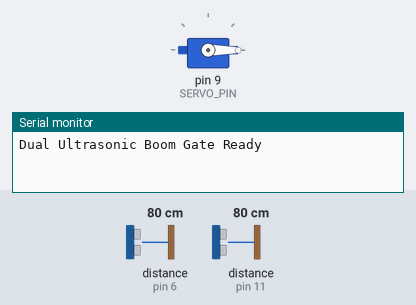
Simulated run of this sketch. Board: Arduino Uno, built with avr-gcc and run on an emulated ATmega328P. Shown: servo, the last lines printed to the serial monitor. Wiring (inferred from the names in the program): 2 × ultrasonic range finder: trigger pin 5, echo pin 6 / trigger pin 10, echo pin 11. The test bench sets the inputs (shaded band); at power-on: distance to the obstacle (sensors on pin 6, pin 11) 80 cm. The echo pulse lasts 58.3 µs per cm.

Above: at 0.01 s.
At 1.2 s:
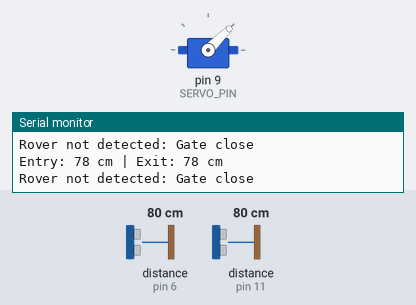
1.3 s: distance to the obstacle (sensor on pin 6) set to 46 cm
4.3 s: distance to the obstacle (sensor on pin 6) set to 37 cm
At 5.1 s:
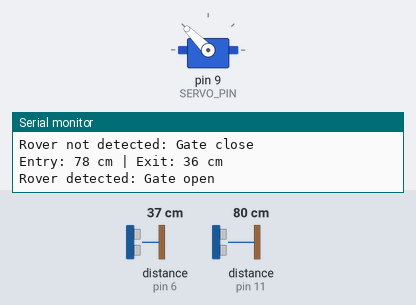
Timing chart, 0 to 7.3 s (numbered marks = the images above; inputs shaded):
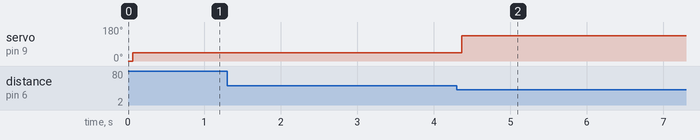

The sketch:

Boom_Gate_Servo_US.ino
```cpp
#include <Servo.h>

#define SERVO_PIN 9
#define TRIG_PIN_ENTER 10
#define ECHO_PIN_ENTER 11
#define TRIG_PIN_EXIT 5
#define ECHO_PIN_EXIT 6

Servo gateServo;

void setup() {
  Serial.begin(9600);
  gateServo.attach(SERVO_PIN);
  pinMode(TRIG_PIN_ENTER, OUTPUT);
  pinMode(TRIG_PIN_EXIT, OUTPUT);
  pinMode(ECHO_PIN_ENTER, INPUT);
  pinMode(ECHO_PIN_EXIT, INPUT);
  gateServo.write(0);  // start closed
  Serial.println("Dual Ultrasonic Boom Gate Ready");
}

void loop()
{
  int distEnter = getDistance(TRIG_PIN_ENTER, ECHO_PIN_ENTER);
  delay(50);
  int distExit  = getDistance(TRIG_PIN_EXIT,  ECHO_PIN_EXIT);

  Serial.print("Entry: ");
  Serial.print(distEnter);
  Serial.print(" cm | Exit: ");
  Serial.print(distExit);
  Serial.println(" cm");

  if ((distEnter > 0 & distEnter <40) || (distExit > 0 & distExit <40))
  {
    gateServo.write(135);
    Serial.println("Rover detected: Gate open");
    delay(5000);
  }
  else
  {
    gateServo.write(45);
    Serial.println("Rover not detected: Gate close");
  }
  delay(30);
}
int getDistance(int trigPin, int echoPin) {
  digitalWrite(trigPin, LOW);
  delayMicroseconds(2);
  digitalWrite(trigPin, HIGH);
  delayMicroseconds(10);
  digitalWrite(trigPin, LOW);

  long duration = pulseIn(echoPin, HIGH, 30000);  // timeout after 30 ms
  int distance = duration * 0.034 / 2;            // Convert to cm

  if (distance <= 0 || distance > 400) return 400; // out of range
  return distance;
}
```

Measured:
- the behaviour switches between 41 and 40 cm on distance to the obstacle (sensor on pin 6) (found by bisection; images 1 and 2)
- after the input at 4.3 s, servo on pin 9 (SERVO_PIN): 45° → 135° after 0.06 s
